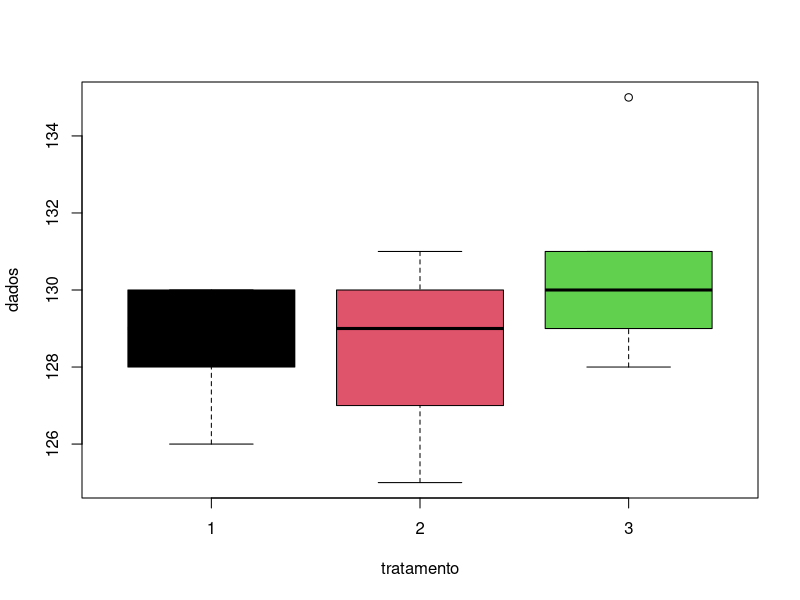

Source code (R):
## Atividade 4.2


dados = c ( 130, 129, 128, 126, 130,
            125, 131, 130, 129, 127,
            135, 129, 131, 128, 130)

tratamento = factor(rep(1:3, each = 5), label = c ("1", "2", "3"))
tratamento

boxplot(dados ~ tratamento, col = c("1", "2", "3"))

modelo  <- aov(dados ~ tratamento)
summary(modelo)
TukeyHSD(modelo)
